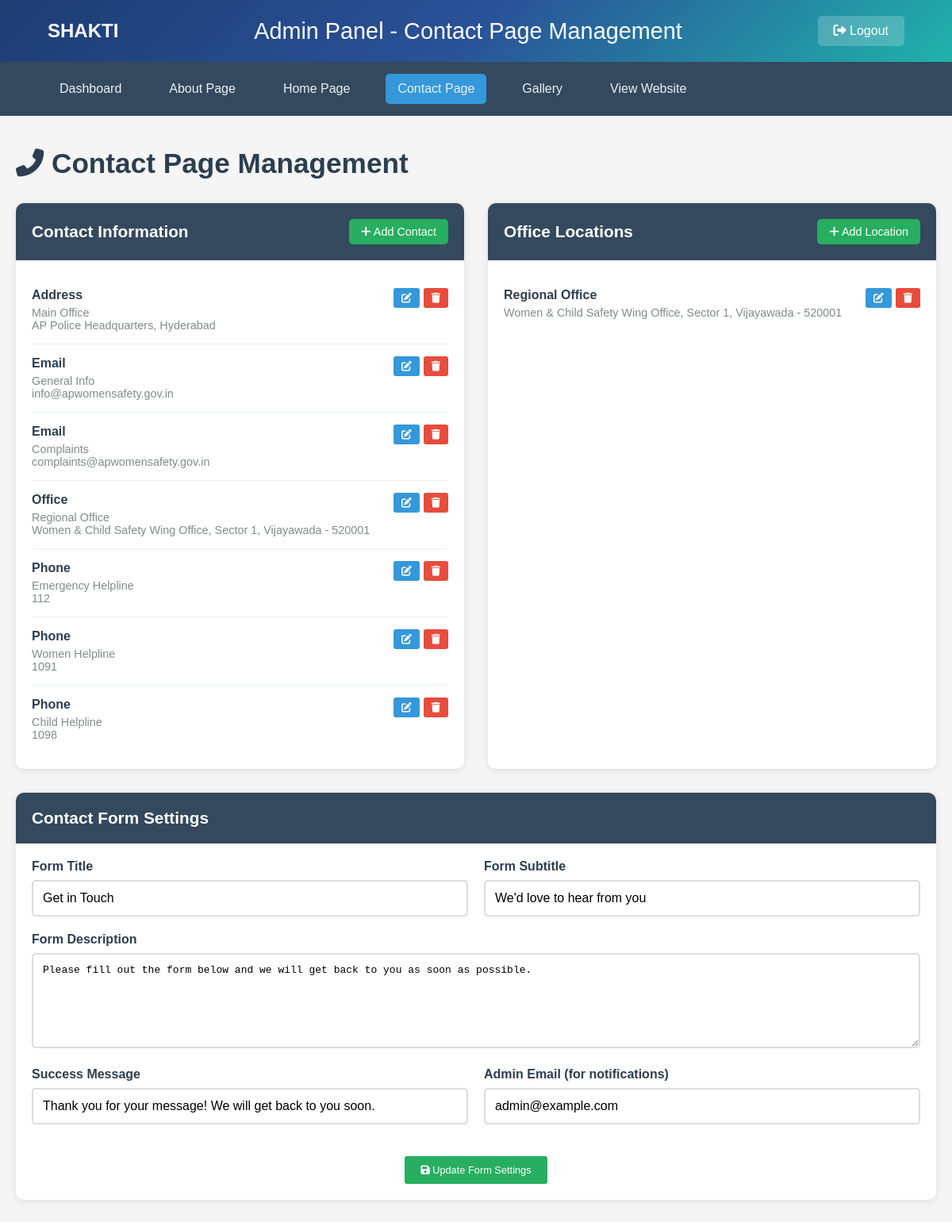
Screenshot of /admin/contact (signed in) with the database file from the repository.
### tables this page shows
CREATE TABLE contact_info (
        id INTEGER PRIMARY KEY AUTOINCREMENT,
        contact_type TEXT NOT NULL,
        title TEXT NOT NULL,
        value TEXT NOT NULL,
        description TEXT,
        icon_class TEXT,
        is_primary INTEGER DEFAULT 0,
        is_active INTEGER DEFAULT 1,
        created_at TIMESTAMP DEFAULT CURRENT_TIMESTAMP,
        updated_at TIMESTAMP DEFAULT CURRENT_TIMESTAMP
    );

### app.py (the view)
@app.route('/admin/contact')
def admin_contact():
    if not session.get('admin_logged_in'):
        return redirect(url_for('admin_login'))
    conn = sqlite3.connect('women_safety.db')
    cursor = conn.cursor()
    cursor.execute('SELECT id, contact_type, title, value, description, icon_class, is_primary, is_active FROM contact_info ORDER BY contact_type, is_primary DESC')
    contact_info = cursor.fetchall()
    conn.close()
    return render_template('admin_contact.html', contact_info=contact_info)

### templates/admin_contact.html (shortened to what this page needs)
<!DOCTYPE html>
<html lang="en">
<head>
    <link rel="stylesheet" href="https://cdnjs.cloudflare.com/ajax/libs/font-awesome/6.4.0/css/all.min.css">
</head>
<body>
    <div class="header">
        <div class="logo">SHAKTI</div>
        <div class="admin-title">Admin Panel - Contact Page Management</div>
        <a href="{{ url_for('admin_logout') }}" class="logout-btn">
            <i class="fas fa-sign-out-alt"></i> Logout
        </a>
    </div>
    <div class="nav-bar">
        <div class="nav-menu">
            <a href="{{ url_for('admin_dashboard') }}">Dashboard</a>
            <a href="{{ url_for('admin_about') }}">About Page</a>
            <a href="{{ url_for('admin_home') }}">Home Page</a>
            <a href="{{ url_for('admin_contact') }}" class="active">Contact Page</a>
            <a href="{{ url_for('admin_gallery') }}">Gallery</a>
            <a href="/">View Website</a>
        </div>
    </div>
    <div class="container">
        <h1 class="page-title">
            <i class="fas fa-phone-alt"></i> Contact Page Management
        </h1>
        <div class="content-grid">
            <div class="section-card">
                <div class="section-header">
                    <div class="section-title">Contact Information</div>
                    <a href="{{ url_for('admin_add_contact_info') }}" class="add-btn">
                        <i class="fas fa-plus"></i> Add Contact
                    </a>
                </div>
                <div class="section-content">
                    {% if contact_info %}
                        {% for contact in contact_info %}
                        <div class="info-item">
                            <div class="info-details">
                                <div class="info-label">{{ contact[1].title() }}</div>
                                <div class="info-value">{{ contact[2] }}</div>
                                {% if contact[3] %}
                                    <div class="info-value">{{ contact[3] }}</div>
                                {% endif %}
                            </div>
                            <div class="info-actions">
                                <a href="{{ url_for('admin_edit_contact_info', contact_id=contact[0]) }}" class="btn btn-edit">
                                    <i class="fas fa-edit"></i>
                                </a>
                                <form method="POST" action="{{ url_for('admin_delete_contact_info', contact_id=contact[0]) }}"
                                      style="display: inline;"
                                      onsubmit="return confirm('Delete this contact?')">
                                    <button type="submit" class="btn btn-delete">
                                        <i class="fas fa-trash"></i>
                                    </button>
                                </form>
                            </div>
                        </div>
                        {% endfor %}
                    {% else %}
                        <div class="empty-state">
                            <i class="fas fa-address-book"></i>
                            <p>No contact information added yet</p>
                        </div>
                    {% endif %}
                </div>
            </div>
            <div class="section-card">
                <div class="section-header">
                    <div class="section-title">Office Locations</div>
                    <a href="{{ url_for('admin_add_office_location') }}" class="add-btn">
                        <i class="fas fa-plus"></i> Add Location
                    </a>
                </div>
                <div class="section-content">
                    {% set locations = contact_info|selectattr('1', 'equalto', 'office')|list %}
                    {% if locations %}
                        {% for location in locations %}
                        <div class="info-item">
                            <div class="info-details">
                                <div class="info-label">{{ location[2] }}</div>
                                <div class="info-value">{{ location[3] }}</div>
                            </div>
                            <div class="info-actions">
                                <a href="{{ url_for('admin_edit_contact_info', contact_id=location[0]) }}" class="btn btn-edit">
                                    <i class="fas fa-edit"></i>
                                </a>
                                <form method="POST" action="{{ url_for('admin_delete_contact_info', contact_id=location[0]) }}"
                                      style="display: inline;"
                                      onsubmit="return confirm('Delete this location?')">
                                    <button type="submit" class="btn btn-delete">
                                        <i class="fas fa-trash"></i>
                                    </button>
                                </form>
                            </div>
                        </div>
                        {% endfor %}
                    {% else %}
                        <div class="empty-state">
                            <i class="fas fa-map-marker-alt"></i>
                            <p>No office locations added yet</p>
                        </div>
                    {% endif %}
                </div>
            </div>
            <div class="section-card full-width">
                <div class="section-header">
                    <div class="section-title">Contact Form Settings</div>
                </div>
                <div class="contact-form">
                    <form action="{{ url_for('admin_update_contact_form') }}" method="POST">
                        <div class="form-row">
                            <div class="form-group">
                                <label for="form_title">Form Title</label>
                                <input type="text" id="form_title" name="form_title"
                                       value="{{ form_settings.title if form_settings else 'Get in Touch' }}">
                            </div>
                            <div class="form-group">
                                <label for="form_subtitle">Form Subtitle</label>
                                <input type="text" id="form_subtitle" name="form_subtitle"
                                       value="{{ form_settings.subtitle if form_settings else 'We\'d love to hear from you' }}">
                            </div>
                        </div>
                        <div class="form-group">
                            <label for="form_description">Form Description</label>
                            <textarea id="form_description" name="form_description">{{ form_settings.description if form_settings else 'Please fill out the form below and we will get back to you as soon as possible.' }}</textarea>
                        </div>
                        <div class="form-row">
                            <div class="form-group">
                                <label for="success_message">Success Message</label>
                                <input type="text" id="success_message" name="success_message"
                                       value="{{ form_settings.success_message if form_settings else 'Thank you for your message! We will get back to you soon.' }}">
                            </div>
                            <div class="form-group">
                                <label for="admin_email">Admin Email (for notifications)</label>
                                <input type="email" id="admin_email" name="admin_email"
                                       value="{{ form_settings.admin_email if form_settings else 'admin@example.com' }}">
                            </div>
                        </div>
                        <div style="text-align: center; margin-top: 20px;">
                            <button type="submit" class="btn btn-primary">
                                <i class="fas fa-save"></i> Update Form Settings
                            </button>
                        </div>
                    </form>
                </div>
            </div>
        </div>
    </div>
</body>
</html>

### templates/admin_contact.html (style rules this page uses)
* { margin: 0; padding: 0; box-sizing: border-box; }
body { font-family: Arial, sans-serif; background: #f5f5f5; }
.header { background: linear-gradient(135deg, #1e3c72 0%, #2a5298 50%, #20b2aa 100%); padding: 20px 60px; display: flex; align-items: center; justify-content: space-between; color: #fff; }
.logo { font-size: 1.5em; font-weight: bold; }
.admin-title { font-size: 1.8em; text-align: center; }
.logout-btn { background: rgba(255,255,255,0.2); color: #fff; padding: 10px 20px; border: none; border-radius: 5px; text-decoration: none; transition: all 0.3s; }
.nav-bar { background: #34495e; padding: 15px 60px; }
.nav-menu { display: flex; gap: 30px; }
.nav-menu a { color: #ecf0f1; text-decoration: none; padding: 10px 15px; border-radius: 5px; transition: all 0.3s; }
.nav-menu a:hover, .nav-menu a.active { background: #3498db; }
.container { max-width: 1200px; margin: 40px auto; padding: 0 20px; }
.page-title { font-size: 2.2em; color: #2c3e50; margin-bottom: 30px; }
.content-grid { display: grid; grid-template-columns: 1fr 1fr; gap: 30px; }
.section-card { background: #fff; border-radius: 10px; box-shadow: 0 2px 10px rgba(0,0,0,0.1); overflow: hidden; }
.section-header { background: #34495e; color: #fff; padding: 20px; display: flex; justify-content: space-between; align-items: center; }
.section-title { font-size: 1.3em; font-weight: 600; }
.add-btn { background: #27ae60; color: #fff; padding: 8px 15px; border: none; border-radius: 5px; text-decoration: none; font-size: 0.9em; transition: all 0.3s; }
.section-content { padding: 20px; }
.info-item { display: flex; justify-content: space-between; align-items: flex-start; padding: 15px 0; border-bottom: 1px solid #ecf0f1; }
.info-item:last-child { border-bottom: none; }
.info-details { flex: 1; }
.info-label { font-weight: 600; color: #2c3e50; margin-bottom: 5px; }
.info-value { color: #7f8c8d; font-size: 0.9em; }
.info-actions { display: flex; gap: 5px; }
.full-width { grid-column: 1 / -1; }
.contact-form { padding: 20px; }
.form-group { margin-bottom: 20px; }
.form-group label { display: block; margin-bottom: 8px; font-weight: 600; color: #2c3e50; }
.form-group input, .form-group textarea { width: 100%; padding: 12px; border: 2px solid #ddd; border-radius: 5px; font-size: 1em; transition: border-color 0.3s; }
.form-group textarea { height: 120px; resize: vertical; }
.form-row { display: flex; gap: 20px; }
.form-row .form-group { flex: 1; }
.btn { padding: 5px 10px; border: none; border-radius: 3px; text-decoration: none; font-size: 0.8em; cursor: pointer; transition: all 0.3s; }
.btn-edit { background: #3498db; color: #fff; }
.btn-delete { background: #e74c3c; color: #fff; }
.btn-primary { background: #27ae60; color: #fff; padding: 10px 20px; }

### rows the page displays
contact_info: contact_type "Address", title "Main Office", value "AP Police Headquarters, Hyderabad"
contact_info: contact_type "Email", title "General Info", value "info@apwomensafety.gov.in"
contact_info: contact_type "Email", title "Complaints", value "complaints@apwomensafety.gov.in"
contact_info: contact_type "Office", title "Regional Office", value "Women & Child Safety Wing Office, Sector 1, Vijayawada - 520001"
contact_info: contact_type "Phone", title "Emergency Helpline", value "112"
contact_info: contact_type "Phone", title "Women Helpline", value "1091"
contact_info: contact_type "Phone", title "Child Helpline", value "1098"
